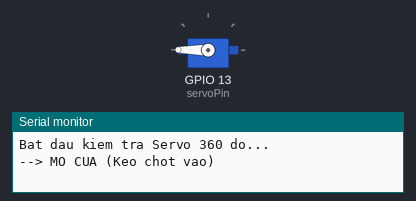
Recording of a sketch running on a simulated ESP32. On the bench: servo, the last lines printed to the serial monitor.

Above: at 0.05 s.
At 5.2 s:
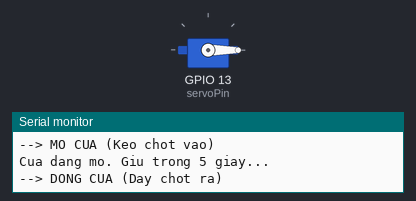
At 8.3 s:
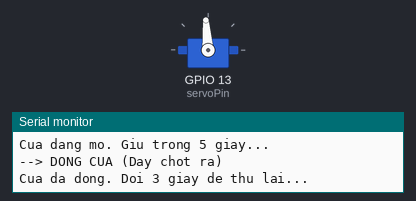
Timing chart, 0 to 10.8 s (numbered marks = the images above):
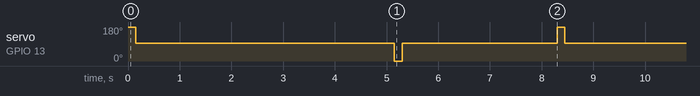

Measured:
- by itself, servo on GPIO 13 (servoPin): repeats every 8.3 s: 0° 0.15 s, 94° 3.0 s, 180° 0.15 s, 94° 5.0 s

The sketch:

SERVO.ino
```cpp
/*
 * BÀI TEST 1 (BẢN CẬP NHẬT): ĐIỀU KHIỂN ĐỘNG CƠ SERVO 360 ĐỘ
 * Bo mạch: ESP32 DevKit V1
 * * Hướng dẫn nối dây: VIN (Đỏ), GND (Nâu/Đen), D13 (Vàng/Cam)
 */

#include <ESP32Servo.h>

Servo chotCua;
const int servoPin = 13;

void setup() {
  Serial.begin(115200);
  Serial.println("Bat dau kiem tra Servo 360 do...");

  chotCua.attach(servoPin, 500, 2400);

  chotCua.write(94); // Số 94 : điểm dừng của con servo
}

void loop() {
  // --- KỊCH BẢN 1: MỞ CỬA ---
  Serial.println("--> MO CUA (Keo chot vao)");  chotCua.write(180);  // Cho quay một chiều
  delay(150);          /// Cho quay 130 mili-giây để vừa đủ thụt chốt vào
  chotCua.write(94);   // BẮT BUỘC DỪNG LẠI (Khóa trạng thái mở)

  Serial.println("Cua dang mo. Giu trong 5 giay...");
  delay(5000);         // Đứng im cho người ta đi qua trong 5 giây

  // --- KỊCH BẢN 2: ĐÓNG CỬA ---
  Serial.println("--> DONG CUA (Day chot ra)");
  chotCua.write(0);    // Cho quay chiều ngược lại
  delay(150);         // Quay 130 mili-giây để đẩy chốt ra
  chotCua.write(94);   // BẮT BUỘC DỪNG LẠI (Khóa trạng thái đóng)

  Serial.println("Cua da dong. Doi 3 giay de thu lai...");
  delay(3000);
}
```
